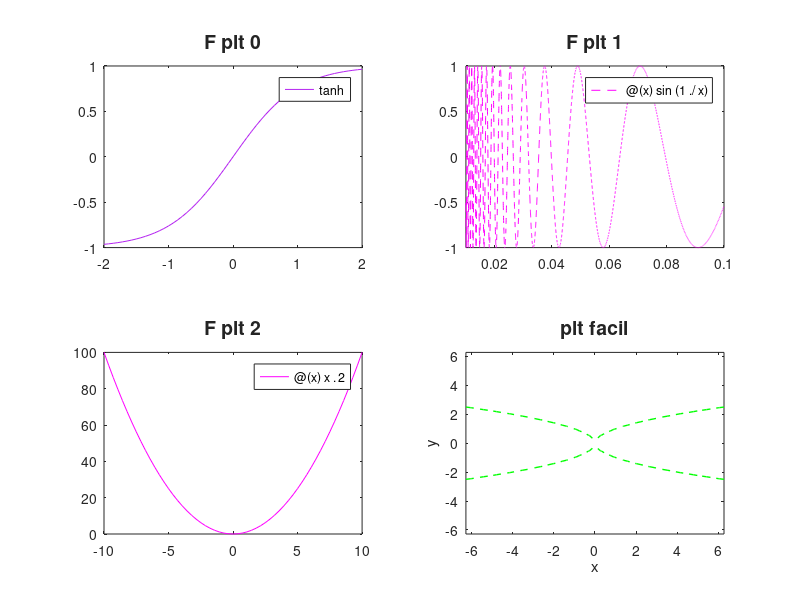

Source code (MATLAB):
fh = @tanh;
subplot(2, 2, 1);
fplot(fh, [-2, 2], 'color', [180,36,240]./255);
title('F plt 0','color', [36, 36, 36]/255, 'fontsize', 14);

subplot(2, 2, 2);
sn = @(x) sin(1 ./ x);
fplot(sn, [0.01, 0.1], '--m');
title('F plt 1','color', [36, 36, 36]/255, 'fontsize', 14);

subplot(2, 2, 3);
cua = @(x) x.^2;
fplot(cua, [-10, 10], '-m');
title('F plt 2','color', [36, 36, 36]/255, 'fontsize', 14);

subplot(2, 2, 4);
fun = @(x, y) x.^2-y.^4;
v = ezplot(fun);
set(v, 'color', 'g', 'linewidth', 1, 'linestyle', '--');
title('plt facil','color', [36, 36, 36]/255, 'fontsize', 14);